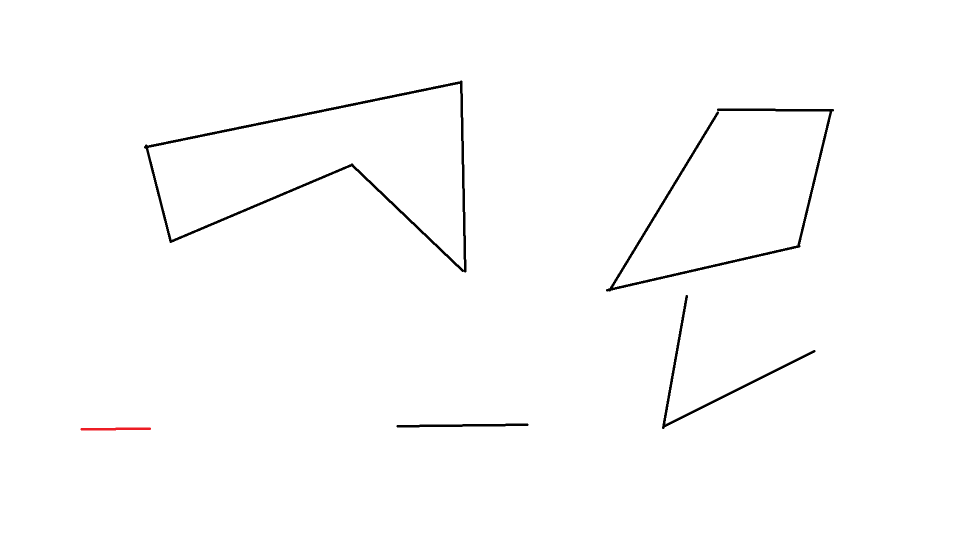
#> input picture assets/test_image.png, 1920 x 1080 px (shown at 1/2 size)
$ python -i bb.py   (imports and definitions only)
#> lines starting #> are read from the running program, lines starting #| are printed output that depends on the picture; after the words box and inside, x2 and y2 are one past the last pixel; in counts of white or black regions, pixels touching at a corner belong together
import cv2
import numpy as np

# Function to calculate the length of the red line
def measure_red_line(frame):
    # Convert the frame to HSV color space
    hsv = cv2.cvtColor(frame, cv2.COLOR_BGR2HSV)

    # Define the range for the color red
    lower_red1 = np.array([0, 100, 100])
    upper_red1 = np.array([10, 255, 255])
    lower_red2 = np.array([170, 100, 100])
    upper_red2 = np.array([180, 255, 255])

    lens = []
    for i in range(100):
    # Create masks for red color
        mask1 = cv2.inRange(hsv, lower_red1, upper_red1)
        mask2 = cv2.inRange(hsv, lower_red2, upper_red2)
        mask = mask1 + mask2

        # Find contours in the mask
        contours, _ = cv2.findContours(mask, cv2.RETR_EXTERNAL, cv2.CHAIN_APPROX_SIMPLE)

        max_length = 0
        for cnt in contours:
            length = cv2.arcLength(cnt, True)  # Calculate the length of the contour
            if length > max_length:  # Keep track of the maximum length found
                max_length = length
        lens.append(max_length)
    return sum(lens)/len(lens)

# Function to calculate areas of shapes detected
# [83 lines left out: functions calculate_area, main, rescale, not called in this run]
# [2 lines not run here, left out]

>>> import cv2
>>> picture = cv2.imread('assets/test_image.png')
#> picture is the input picture: shape (1080, 1920, 3); mean B, G, R 252.4, 252.4, 252.5
>>> result = measure_red_line(picture)
#> in measure_red_line, `hsv = cv2.cvtColor(frame, cv2.COLOR_BGR2HSV)`: hsv: shape (1080, 1920, 3); mean H, S, V 0.1, 0.1, 252.5
#> the loop in measure_red_line, `for i in range(100):` made 100 passes
#> pass 1, in measure_red_line, `mask2 = cv2.inRange(hsv, lower_red2, upper_red2)`:
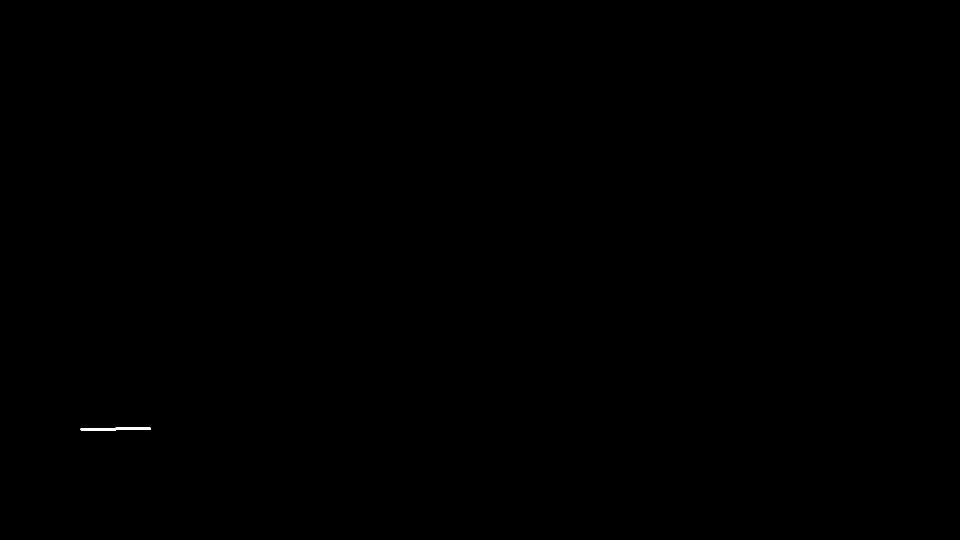
#> mask2: shape (1080, 1920) (shown at 1/2 size); 0.03% white; 1 white region, box (x1, y1, x2, y2) and area: (161, 855, 302, 861) 702
#> after the loop in measure_red_line, `for i in range(100):`: lens = 100 values from 286.5 to 286.5
#> result = 286.5
